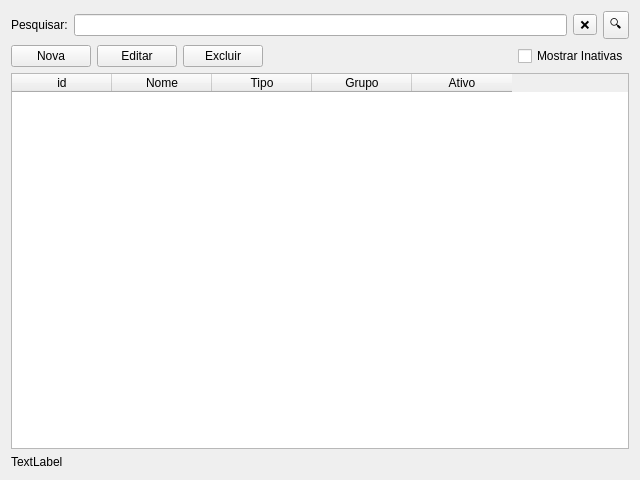
<?xml version="1.0" encoding="UTF-8"?>
<ui version="4.0">
 <class>CategoriasWidget</class>
 <widget class="QWidget" name="CategoriasWidget">
  <property name="geometry">
   <rect>
    <x>0</x>
    <y>0</y>
    <width>640</width>
    <height>480</height>
   </rect>
  </property>
  <property name="minimumSize">
   <size>
    <width>640</width>
    <height>480</height>
   </size>
  </property>
  <property name="windowTitle">
   <string>Form</string>
  </property>
  <layout class="QVBoxLayout" name="verticalLayout">
   <item>
    <layout class="QVBoxLayout" name="layPrincipal">
     <item>
      <layout class="QHBoxLayout" name="layPesquisa">
       <item>
        <widget class="QLabel" name="lblPesquisar">
         <property name="text">
          <string>Pesquisar:</string>
         </property>
        </widget>
       </item>
       <item>
        <widget class="QLineEdit" name="edtPesquisar"/>
       </item>
       <item>
        <widget class="QToolButton" name="btnLimpar">
         <property name="text">
          <string>❌</string>
         </property>
        </widget>
       </item>
       <item>
        <widget class="QToolButton" name="btnPesquisar">
         <property name="text">
          <string>🔍</string>
         </property>
         <property name="checkable">
          <bool>false</bool>
         </property>
        </widget>
       </item>
      </layout>
     </item>
     <item>
      <layout class="QHBoxLayout" name="layFerramentas">
       <item>
        <widget class="QPushButton" name="btnNova">
         <property name="text">
          <string>Nova</string>
         </property>
        </widget>
       </item>
       <item>
        <widget class="QPushButton" name="btnEditar">
         <property name="text">
          <string>Editar</string>
         </property>
        </widget>
       </item>
       <item>
        <widget class="QPushButton" name="btnExcluir">
         <property name="text">
          <string>Excluir</string>
         </property>
        </widget>
       </item>
       <item>
        <spacer name="spacer">
         <property name="orientation">
          <enum>Qt::Orientation::Horizontal</enum>
         </property>
         <property name="sizeHint" stdset="0">
          <size>
           <width>40</width>
           <height>20</height>
          </size>
         </property>
        </spacer>
       </item>
       <item>
        <widget class="QCheckBox" name="chkMostrarInativas">
         <property name="text">
          <string>Mostrar Inativas</string>
         </property>
        </widget>
       </item>
      </layout>
     </item>
     <item>
      <widget class="QTableWidget" name="tblCategorias">
       <property name="columnCount">
        <number>5</number>
       </property>
       <column>
        <property name="text">
         <string>id</string>
        </property>
       </column>
       <column>
        <property name="text">
         <string>Nome</string>
        </property>
       </column>
       <column>
        <property name="text">
         <string>Tipo</string>
        </property>
       </column>
       <column>
        <property name="text">
         <string>Grupo</string>
        </property>
       </column>
       <column>
        <property name="text">
         <string>Ativo</string>
        </property>
       </column>
      </widget>
     </item>
     <item>
      <widget class="QLabel" name="lblQuantidade">
       <property name="text">
        <string>TextLabel</string>
       </property>
      </widget>
     </item>
    </layout>
   </item>
  </layout>
 </widget>
 <resources/>
 <connections/>
</ui>
